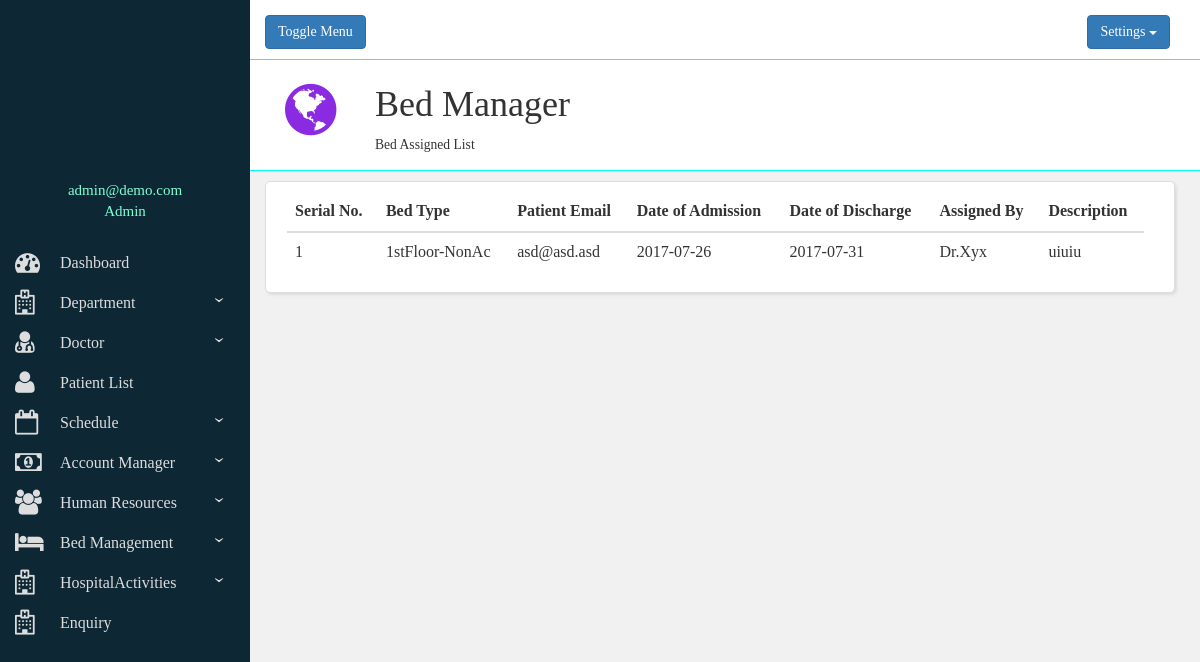
Page /bed-assign-list.php (signed in) on the committed database.
### tables this page shows
CREATE TABLE `admission` (
  `id` int(11) NOT NULL,
  `email` varchar(40) NOT NULL,
  `dname` varchar(30) NOT NULL,
  `dfee` float NOT NULL,
  `bfee` float NOT NULL,
  `path` float NOT NULL,
  `medi` float NOT NULL,
  `hoscharge` float NOT NULL,
  `labtestfee` float NOT NULL,
  `doa` date NOT NULL,
  `status` varchar(8) NOT NULL,
  `total` float NOT NULL,
  `bedcost` int(11) NOT NULL,
  `paid` float NOT NULL,
  `due` float NOT NULL,
  `dod` date DEFAULT NULL,
  `description` varchar(200) NOT NULL,
  `doccost` float NOT NULL,
  `bedtype` varchar(25) NOT NULL
);

### bed-assign-list.php (the view, shortened to what this page needs)
<?php
 include("structure.php");
?>
        <div id="change">
        	<div class="row bbtm">
              <div class="col-lg-12">
                <div class="header-icon"><i class="fa fa-globe" aria-hidden="true"></i></div>
                  <div class="header-title">
                    <h1>Bed Manager</h1>
                    <small>Bed Assigned List</small>
                  </div>
              </div>
            </div>
            <div class="container-fluid relative" style="margin-top: 10px;margin-right: 30px;">
        			  <div class="row" id="viewall" style="padding-right: 30px;padding-left: 10px;">
                    <?php
                            require("connection.php");
                            $str="SELECT email,doa,dname,dod,description,bedtype FROM `admission` WHERE status='active' ORDER BY doa DESC;";
                            $result= mysqli_query($con, $str);
                            $s=1;
                    ?>
                    <table class="table table-hover">
                        <thead>
                          <tr>
                            <th>Serial No.</th>
                            <th>Bed Type</th>
                            <th>Patient Email</th>
                            <th>Date of Admission</th>
                            <th>Date of Discharge</th>
                            <th>Assigned By</th>
                            <th>Description</th>
                        </tr>
                        </thead>
                        <tbody>
                        <?php
                        while ($row= mysqli_fetch_array($result,MYSQLI_ASSOC)){
                            echo "<tr>";
                            echo "<td>".$s."</td>";
                            echo "<td>".$row['bedtype']."</td>";
                            echo "<td>".$row['email']."</td>";
                            echo "<td>".$row['doa']."</td>";
                            echo "<td>".$row['dod']."</td>";
                            echo "<td>".$row['dname']."</td>";
                            echo "<td>".$row['description']."</td>";
                            $s++;
                        }
                        ?>
                        </tbody>
                      </table>
        			  </div>
        			</div>
          </div>
      </div>
    </div>
  </div>
</body>

### css/addacc.css (style rules this page uses)
div.relative { position:relative; background-color:#FFFFFF; padding-top:10px; padding-left:26px; border-radius:5px; box-shadow: 2px 2px 3px #DDDDDD; border-style:solid; border-color:#DDDDDD; border-width:1px; }
div { font-family:calibri; font-size:16px; }
td { padding-top:10px; }

### structure.php (style rules this page uses)
i { padding-right: 15px; font-size: 25px; }
.bbtm { border-bottom-style: solid; padding-bottom: 10px; border-width: 0.2px; border-bottom-color: aqua; background-color: #fff; }
.header-icon { float: left; padding: 20px; color: blueviolet; font-size: 60px; line-height: 60px; }
.header-title { padding: 5px 0px 5px 10px; height: 100px; margin-left: 100px; }

### rows in the picture
admission: bedtype "1stFloor-NonAc", email "asd@asd.asd", doa "2017-07-26", dod "2017-07-31", dname "Dr.Xyx", description "uiuiu"

### other values in the picture
$_SESSION['email'] "admin@demo.com"
$_SESSION['role'] "Admin"
